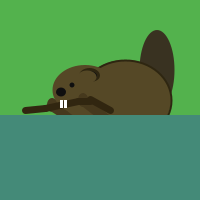
Frame 1 (no input)
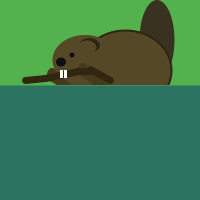
Frame 60 (the mouse pressed at the canvas centre just before this capture)
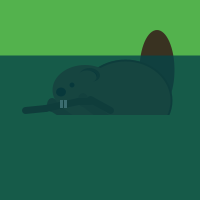
Frame 120 (the mouse held since frame 60 and released just before this capture)

The Processing sketch that drew these frames (run headless with seeded random() and noise(); from frame 60 on, the mouse is pressed at the canvas centre):

// Processing sketch: processing_17983
// ── processing_17983.pde

//GRASS
float grassR = 83;
float grassG = 178;
float grassB = 77;
float grassX = 0;
float grassY = 0;
float grassWH = 200;
//WATER
float waterR = 64;
float waterG = 127;
float waterB = 131;
float waterR2 = 40;
float waterG2 = 70;
float waterB2 = 70;
//TAIL
float tailR = 57;
float tailG = 50;
float tailB = 33;
float tailX = 157;
float tailY = 70;
float tailWidth = 35;
float tailHeight = 80;
//RIGHT ARM
float armR = 70;
float armG = 57;
float armB = 29;
float armTopX = 52;
float armTopY = 98;
float armBottomX = 80;
float armBottomY = 115;
float armRightX = 80;
float armRightY = 130;
float armLeftX = 52;
float armLeftY = 112;
//BODY
float bodyColorR = 85;
float bodyColorG = 72;
float bodyColorB = 38;
float bodyStrokeR = 46;
float bodyStrokeG = 38;
float bodyStrokeB = 17;
float bodyStrokeWeight = 2;
float bodyX = 125;
float bodyY = 100;
float bodyWidth = 92;
float bodyHeight = 80;
float headX = 85;
float headY = 90;
float headWidth = 65;
float headHeight = 50;
float headTwoX = 95;
float headTwoY = 105;
float headTwoWidth = 60;
float headTwoHeight = 30;
//LEFT ARM
float armLTX = 83;
float armLTY = 93;
float armLRX = 115;
float armLRY = 120;
float armLLX = 100;
float armLLY = 120;
float armLX = 83;
float armLY = 107;
//WATER COVER
float waterLowElX = 110;
float waterLowElY = 120;
float waterLowElWidth = 90;
float waterLowElHeight = 20;
float waterLowRectX = 0;
float waterLowRectY = 115;
float waterLowRectWidth = 200;
float waterLowRectHeight = 300;
//BODY COVER
float grassLowRectY = 115;
//FACE
float eyeNoseColor = 15;
float eyeX = 72;
float eyeY = 85;
float eyeDiam = 5;
float noseX = 61;
float noseY = 92;
float noseWidth = 10;
float noseHeight = 9;
float earStroke = 3;
float earColorR = 46;
float earColorG = 38;
float earColorB = 17;
float earX = 89;
float earY = 75;
float earWidth = 18;
float earHeight = 11;
float innerEarX = 87;
float innerEarY = 77;
float innerEarWidth = 19;
float innerEarHeight = 13;
//PAWS
float rightPawX = 52;
float rightPawY = 105;
float leftPawX = 83;
float leftPawY = 100;
float pawWidth = 10;
float pawHeight = 14;
//PAWS II
float frontPawX = 83;
float frontPawY = 96;
float frontPawWidth = 8;
float frontPawHeight = 4;
//BRANCH
float branchStrokeW = 7;
float branchColorR = 49;
float branchColorG = 38;
float branchColorB = 16;
float segmentOneX = 25;
float segmentOneY = 110;
float segmentOneBX = 45;
float segmentOneBY = 108;
float segmentTwoBX = 78;
float segmentTwoBY = 101;
float segmentThreeBX = 90;
float segmentThreeBY = 99;
float segmentFourBX = 110;
float segmentFourBY = 110;
//TEETH
float toothColor = 255;
float leftToothX = 60;
float rightToothX = 64;
float toothY = 100;
float toothWidth = 3;
float toothHeight = 8;

float change = 1;
int   state = 0;
float speed = 0.5;
float waterDir = 0.5;
float water2Dir = 0.5;


void setup() {
  size(200,200);
}

void draw() {
  smooth();
  noStroke();
  ellipseMode(CENTER);
  
  mouseY = constrain(mouseY, 70, 185);
  
  //GRASS AND DIRT
  fill(grassR, grassG, grassB);
  rect(grassX, grassY, grassWH, grassWH);
  
  //TAIL
  fill(tailR, tailG, tailB);
  ellipse(tailX, tailY, tailWidth, tailHeight);
  tailY = mouseY - 30;
  
  //ARM
  fill(armR, armG, armB);
  quad(armTopX, armTopY, armBottomX, armBottomY, armRightX, armRightY, armLeftX, armLeftY);
  armTopY = mouseY - 2;
  armBottomY = mouseY + 15;
  armRightY = mouseY + 30;
  armLeftY = mouseY + 12;
  
  //BODY
  fill(bodyColorR, bodyColorG, bodyColorB);
  strokeWeight(bodyStrokeWeight);
  stroke(bodyStrokeR, bodyStrokeG, bodyStrokeB);
  ellipse(bodyX, bodyY, bodyWidth, bodyHeight);
  noStroke();
  ellipse(headX, headY, headWidth, headHeight);
  ellipse(headTwoX, headTwoY, headTwoWidth, headTwoHeight);
  bodyY = mouseY;
  headY = mouseY - 10;
  headTwoY = mouseY + 5;
  
  //LEFT ARM
  fill(armR, armG, armB);
  quad(armLTX, armLTY, armLRX, armLRY, armLLX, armLLY, armLX, armLY);
  armLTY = mouseY - 7;
  armLRY = mouseY + 20;
  armLLY = mouseY + 20;
  armLY = mouseY + 7;
    
  //BODY COVER
  fill(grassR, grassG, grassB);
  noStroke();
  rect(waterLowRectX, grassLowRectY, waterLowRectWidth, waterLowRectHeight);
  grassLowRectY = mouseY + 15;

  //FACE
  noStroke();
  fill(eyeNoseColor);
  ellipse(eyeX, eyeY, eyeDiam, eyeDiam);
  ellipse(noseX, noseY, noseWidth, noseHeight);
  strokeWeight(earStroke);
  stroke(earColorR, earColorG, earColorB);
  ellipse(earX, earY, earWidth, earHeight);
  noStroke();
  fill(bodyColorR, bodyColorG, bodyColorB);
  ellipse(innerEarX, innerEarY, innerEarWidth, innerEarHeight);
  eyeY = mouseY - 15;
  noseY = mouseY - 8;
  earY = mouseY - 25;
  innerEarY = mouseY - 23;
  
  //PAWS
  fill(armR, armG, armB);
  ellipse(rightPawX, rightPawY, pawWidth, pawHeight);
  ellipse(leftPawX, leftPawY, pawWidth, pawHeight);
  rightPawY = mouseY + 5;
  leftPawY = mouseY;
  
  //BRANCH
  noFill();
  strokeWeight(branchStrokeW);
  stroke(branchColorR, branchColorG, branchColorB);
  line(segmentOneX, segmentOneY, segmentOneBX, segmentOneBY);
  line(segmentOneBX, segmentOneBY, segmentTwoBX, segmentTwoBY);
  line(segmentTwoBX, segmentTwoBY, segmentThreeBX, segmentTwoBY);
  line(segmentThreeBX, segmentThreeBY, segmentFourBX, segmentFourBY);
  segmentOneY = mouseY + 10;
  segmentOneBY = mouseY +8;
  segmentTwoBY = mouseY + 1;
  segmentThreeBY = mouseY - 1;
  segmentFourBY = mouseY + 10;
  
  //TEETH
  noStroke();
  fill(toothColor);
  rect(leftToothX, toothY, toothWidth, toothHeight);
  rect(rightToothX, toothY, toothWidth, toothHeight);
  toothY = mouseY;

  //PAWS II
  fill(armR, armG, armB);
  ellipse(frontPawX, frontPawY, frontPawWidth, frontPawHeight);
  frontPawY = mouseY - 4;
  
  //WATER COVER
  fill(waterR, waterG, waterB, 200);
  //ellipse(waterLowElX, waterLowElY, waterLowElWidth, waterLowElHeight);
  rect(waterLowRectX, waterLowRectY, waterLowRectWidth, waterLowRectHeight);
  waterR = waterR + waterDir;
  waterG = waterG + waterDir;
  waterB = waterB + waterDir;
  if (waterR <= 64 || waterR >= 40) {
    waterDir = speed * -1;
  }
  
  //FLOOD
    waterLowRectY = waterLowRectY - speed;
  if ((waterLowRectY < 25) || (waterLowRectY > 200)) {
    speed = speed * -1;
  }


  
  

}
